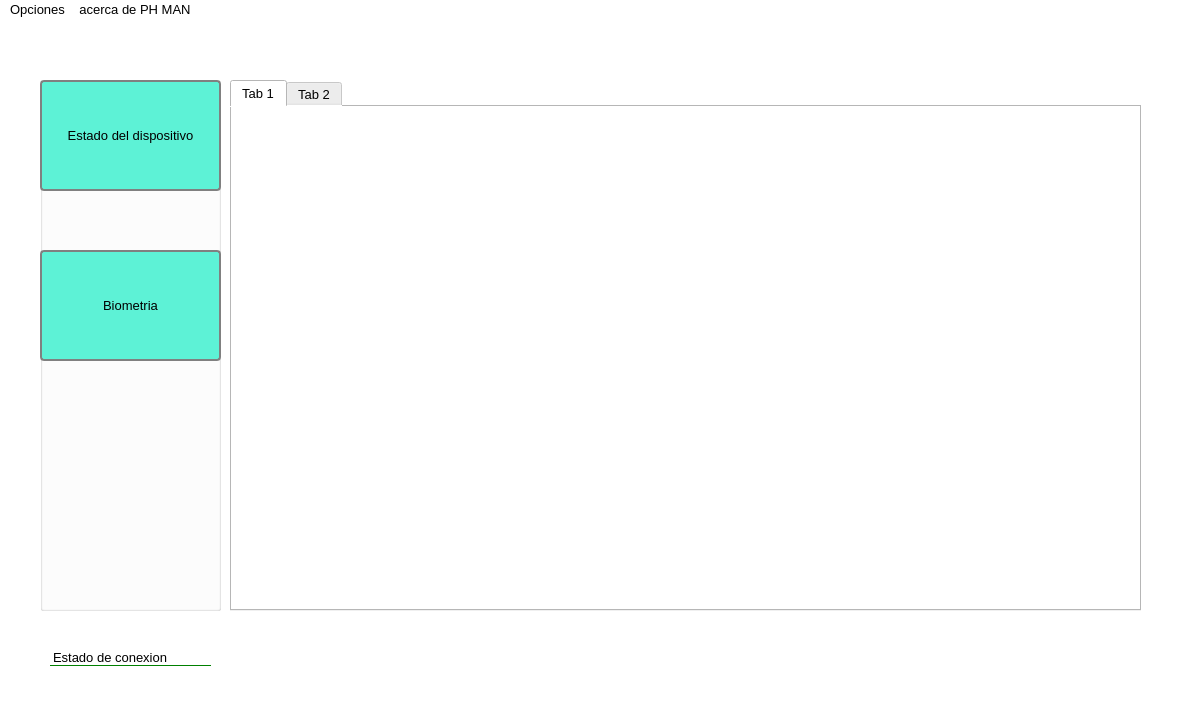
<?xml version="1.0" encoding="UTF-8"?>
<ui version="4.0">
 <class>MainPHWindow</class>
 <widget class="QMainWindow" name="MainPHWindow">
  <property name="geometry">
   <rect>
    <x>0</x>
    <y>0</y>
    <width>1190</width>
    <height>711</height>
   </rect>
  </property>
  <property name="windowTitle">
   <string>MainWindow</string>
  </property>
  <property name="styleSheet">
   <string notr="true">*{
background:rgb(255, 255, 255);

  font-size: 13px;

}
QLabel,QRadioButton{
background:transparent;
border:none;
border-bottom: 1px solid green;

}
QLineEdit,QPushButton,BComboBox{
border-radius: 4px;
border: 2px solid gray;

}




QPushButton{
background: rgb(93, 242, 214);
}
</string>
  </property>
  <widget class="QWidget" name="centralwidget">
   <property name="styleSheet">
    <string notr="true"/>
   </property>
   <widget class="QTabWidget" name="tabWidget">
    <property name="geometry">
     <rect>
      <x>230</x>
      <y>60</y>
      <width>911</width>
      <height>531</height>
     </rect>
    </property>
    <property name="currentIndex">
     <number>0</number>
    </property>
    <widget class="QWidget" name="tab">
     <attribute name="title">
      <string>Tab 1</string>
     </attribute>
    </widget>
    <widget class="QWidget" name="tab_2">
     <attribute name="title">
      <string>Tab 2</string>
     </attribute>
    </widget>
   </widget>
   <widget class="QGroupBox" name="group_box_contenedor_opciones">
    <property name="geometry">
     <rect>
      <x>40</x>
      <y>60</y>
      <width>181</width>
      <height>531</height>
     </rect>
    </property>
    <property name="title">
     <string/>
    </property>
    <widget class="QPushButton" name="push_button_registar_huella">
     <property name="geometry">
      <rect>
       <x>0</x>
       <y>170</y>
       <width>181</width>
       <height>111</height>
      </rect>
     </property>
     <property name="text">
      <string>Biometria</string>
     </property>
    </widget>
    <widget class="QPushButton" name="push_button_estado_dispositivo">
     <property name="geometry">
      <rect>
       <x>0</x>
       <y>0</y>
       <width>181</width>
       <height>111</height>
      </rect>
     </property>
     <property name="text">
      <string>Estado del dispositivo</string>
     </property>
    </widget>
   </widget>
   <widget class="QLabel" name="label_estado_dispositivo">
    <property name="geometry">
     <rect>
      <x>50</x>
      <y>630</y>
      <width>161</width>
      <height>16</height>
     </rect>
    </property>
    <property name="text">
     <string>Estado de conexion</string>
    </property>
   </widget>
  </widget>
  <widget class="QStatusBar" name="statusbar"/>
  <widget class="QMenuBar" name="menubar">
   <property name="geometry">
    <rect>
     <x>0</x>
     <y>0</y>
     <width>1190</width>
     <height>23</height>
    </rect>
   </property>
   <widget class="QMenu" name="menuOpciones">
    <property name="title">
     <string>Opciones</string>
    </property>
    <addaction name="action_cerrar_usuario"/>
    <addaction name="separator"/>
   </widget>
   <widget class="QMenu" name="menuacerca_de_ph_man">
    <property name="title">
     <string>acerca de PH MAN</string>
    </property>
   </widget>
   <addaction name="menuOpciones"/>
   <addaction name="menuacerca_de_ph_man"/>
  </widget>
  <action name="actionAgregar_residente">
   <property name="text">
    <string>Agregar residente</string>
   </property>
  </action>
  <action name="actionAgregar_visitante">
   <property name="text">
    <string>Agregar visitante</string>
   </property>
  </action>
  <action name="actionAccionar_compuerta">
   <property name="text">
    <string>Accionar compuerta</string>
   </property>
  </action>
  <action name="action_cerrar_usuario">
   <property name="text">
    <string>Cerrar usuario : </string>
   </property>
  </action>
  <action name="actionActivar_persona">
   <property name="text">
    <string>Activar persona</string>
   </property>
  </action>
 </widget>
 <resources/>
 <connections/>
</ui>
